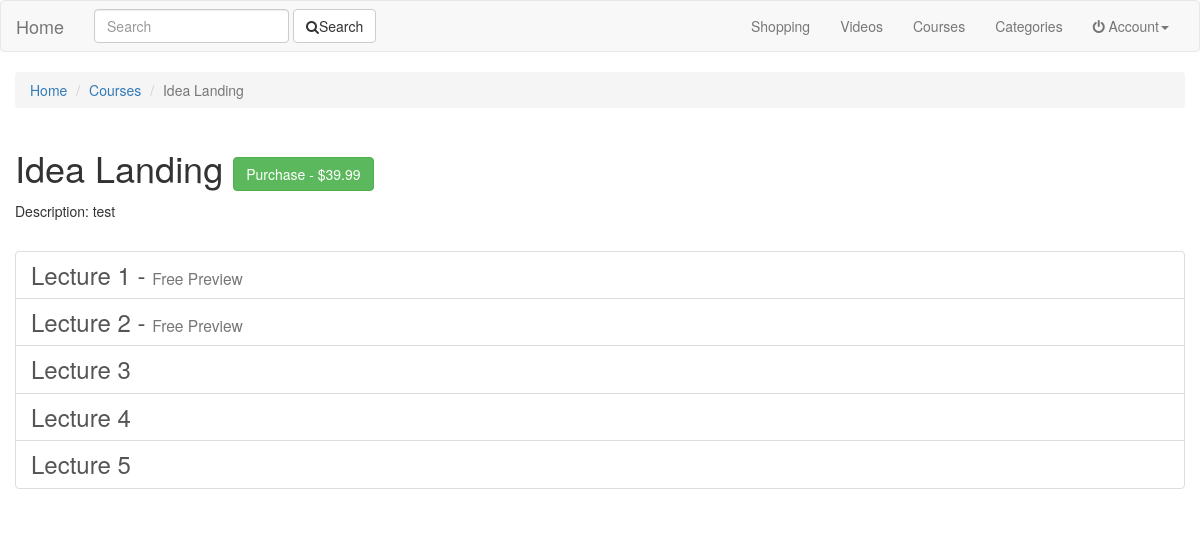
/courses/idea-landing/, run on the app's committed database.
### courses/models.py (models this page shows, shortened)
class Course(models.Model):
	user 		= models.ForeignKey(settings.AUTH_USER_MODEL)
	title 		= models.CharField(max_length=120)
	slug 		= models.SlugField(blank=True)
	category 	= models.ForeignKey(Category, related_name="primary_category", null=True, blank=True)
	secondary 	= models.ManyToManyField(Category, related_name="secondary_category", blank=True)
	image 		= models.ImageField(
			upload_to=handle_upload,
			height_field='image_height',
			width_field='image_width',
			blank=True,null=True
		)
	image_height= models.IntegerField(blank=True,null=True)
	image_width	= models.IntegerField(blank=True,null=True)
	price		= models.DecimalField(decimal_places=2, max_digits=100)
	active 		= models.BooleanField(default=True)
	description = models.TextField()
	updated 	= models.DateTimeField(auto_now=True)
	timestamp 	= models.DateTimeField(auto_now_add=True)
	objects = CourseManager()
	def __str__(self):
		return str(self.title)

class Lecture(models.Model):
	course 		= models.ForeignKey(Course)
	video 		= models.ForeignKey(Video)
	title 		= models.CharField(max_length=120)
	slug 		= models.SlugField(blank=True)
	free 		= models.BooleanField(default=False)
	description = models.TextField()
	updated 	= models.DateTimeField(auto_now=True)
	timestamp 	= models.DateTimeField(auto_now_add=True)
	class Meta:
		ordering = ["title"]
	def __str__(self):
		return str(self.title)
	def get_absolute_url(self):
		return reverse("courses:lecture-detail", kwargs={"cslug": self.course.slug, "lslug": self.slug})

### courses/views.py (the view)
# urls.py: url(r'^(?P<slug>[\w-]+)/$', CourseDetailView.as_view(), name="detail"),
class CourseDetailView(DetailView):
	queryset = Course.objects.all()
	def get_object(self):
		slug = self.kwargs.get("slug")
		qs = Course.objects.filter(slug=slug).lectures().owned(self.request.user)
		print(qs, "test")
		if qs.exists():
			obj = qs.first()
			return obj
		raise Http404

### courses/models.py (called while the page is built)
	def lectures(self):
		return self.prefetch_related(
				'lecture_set'
			)

	def owned(self, user):
		if user.is_authenticated():
			qs = MyCourse.objects.filter(user=user)
		else:
			qs = MyCourse.objects.all()
		return self.prefetch_related(
				Prefetch(
					"owned",
					queryset=qs,
					to_attr="is_owner",
					)
			)

	def get_queryset(self):
		return CourseQuerySet(self.model, using=self._db)

### search/templatetags/search_form.py (called while the page is built)
@register.inclusion_tag("search/snippets/search_form.html")
def search_form(request, navbar=False):
	return {"request": request, "navbar": navbar}

### courses/templates/courses/course_detail.html (shortened to what this page needs)
{% extends 'base.html' %} {% block title %} {{ object.title }} | {{ block.super }} {% endblock %} {% block content %}
<ol class="breadcrumb">
  <li><a href="{% url 'home' %}">Home</a></li>
  <li><a href="{% url 'courses:list' %}">Courses</a></li>
  <li class="active">{{ object.title }}</li>
</ol>
<div class="row">
    <div class="col-sm-6">
        <h1>{{ object.title }}
        {% if not object.is_owner %}
        <a href="" class="btn btn-success">Purchase - ${{ object.price }}</a>
        {% endif %}
        </h1>
        <p>Description: {{ object.description }}</p>
    </div>
    <div class="col-sm-6">
    </div>
</div>
<h3 class="list-group">
    {% for lecture in course.lecture_set.all %}
    <a class="list-group-item" {% if object.is_owner or lecture.free %} href="{{ lecture.get_absolute_url }}" {% endif %}>{{ lecture }}{% if lecture.free %} - <small>Free Preview</small> {% endif %}</a>{% endfor %}
</h3> {% endblock %}

### data on the page
Course: title "Idea Landing", price "39.99", description "test"
Lecture: title "Lecture 1", free "Free Preview"
Lecture: title "Lecture 2", free "Free Preview"
Lecture: title "Lecture 3"
Lecture: title "Lecture 4"
Lecture: title "Lecture 5"
